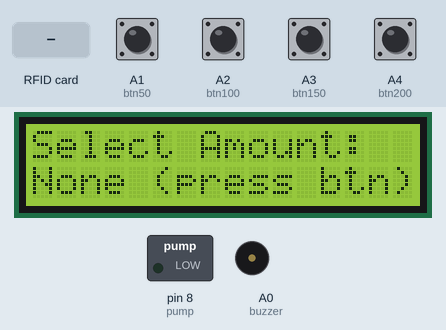
Recording of a sketch running on a simulated Arduino Uno, built with avr-gcc and run on an emulated ATmega328P. Parts: 16×2 character LCD, switched loads named in the sketch (green lamp = pin HIGH), buzzer (waves = sounding). The inputs (shaded band) are chosen by the test bench; at power-on: A1 (btn50), A2 (btn100), A3 (btn150), A4 (btn200) HIGH. Pins used as bus, display or sensor lines are not drawn.

Above: at 3.3 s.
3.4 s: RFID card DE AD BE EF held to the reader
At 5.2 s:
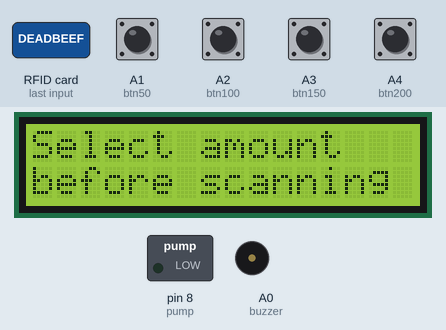
6.4 s: A1 (btn50) pulled LOW for 1 s
At 8.4 s:
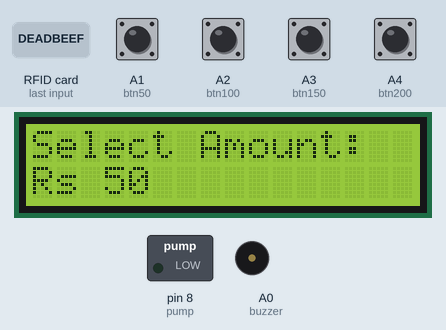
8.9 s: RFID card 5E 7A 19 C4 held to the reader
At 11.1 s:
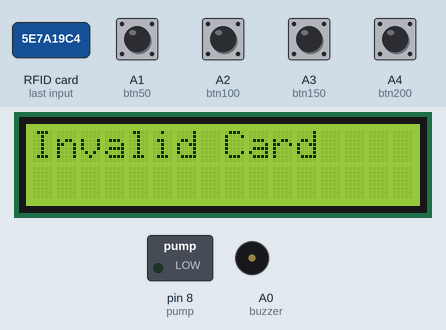
11.9 s: RFID card DE AD BE EF held to the reader
At 13.3 s:
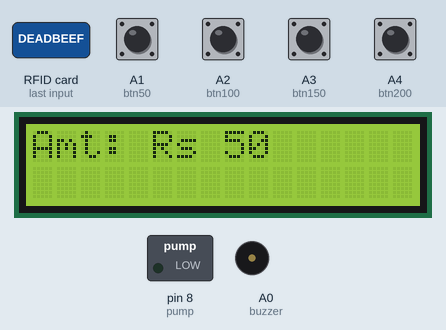
Timing chart, 0 to 21.0 s (numbered marks = the images above; inputs shaded):
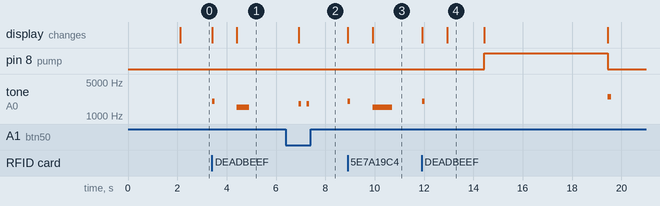

The sketch:

RFID_automated09CODE.ino
```cpp
#include <SPI.h>
#include <MFRC522.h>
#include <LiquidCrystal.h>

// RFID pins
#define SS_PIN 10
#define RST_PIN 9
MFRC522 rfid(SS_PIN, RST_PIN);

// LCD: RS, EN, D4, D5, D6, D7
LiquidCrystal lcd(7, 6, 5, 4, 3, 2);

// Output pins
int pump   = 8;
int buzzer = A0;

// Button pins
int btn50  = A1;
int btn100 = A2;
int btn150 = A3;
int btn200 = A4;

// Selected amount
int selectedAmount = 0;

// ---- CHANGE THIS TO YOUR CARD UID ----
// Example 4-byte UID (you MUST replace with your card UID)
byte validCard[4] = {0xDE, 0xAD, 0xBE, 0xEF};
// --------------------------------------

// Pump times for each amount (in milliseconds)
// Adjust based on your pump speed
int time50  = 5000;   // 5 seconds for Rs 50
int time100 = 10000;  // 10 seconds for Rs 100
int time150 = 15000;  // 15 seconds for Rs 150
int time200 = 20000;  // 20 seconds for Rs 200

void setup() {
  Serial.begin(9600);
  SPI.begin();
  rfid.PCD_Init();

  lcd.begin(16, 2);

  pinMode(pump, OUTPUT);
  pinMode(buzzer, OUTPUT);
  digitalWrite(pump, LOW);

  // Buttons with internal pull-up
  pinMode(btn50,  INPUT_PULLUP);
  pinMode(btn100, INPUT_PULLUP);
  pinMode(btn150, INPUT_PULLUP);
  pinMode(btn200, INPUT_PULLUP);

  lcd.setCursor(0, 0);
  lcd.print("RFID PETROL PUMP");
  lcd.setCursor(0, 1);
  lcd.print("Select Amt & Scan");
  delay(2000);
  lcd.clear();
  showSelection();
}

void loop() {
  // 1) Check buttons for amount selection
  checkButtons();

  // 2) Check for RFID card
  if (!rfid.PICC_IsNewCardPresent()) return;
  if (!rfid.PICC_ReadCardSerial())  return;

  lcd.clear();
  lcd.print("Card Detected");
  tone(buzzer, 2000, 100);
  delay(1000);

  // Check if it is the valid card
  if (compareUID(rfid.uid.uidByte, validCard)) {
    if (selectedAmount == 0) {
      lcd.clear();
      lcd.print("Select amount");
      lcd.setCursor(0, 1);
      lcd.print("before scanning");
      tone(buzzer, 1500, 500);
      delay(2500);
    } else {
      // Valid card and amount selected
      int pumpTime = getPumpTime(selectedAmount);

      if (pumpTime > 0) {
        lcd.clear();
        lcd.print("Amt: Rs ");
        lcd.print(selectedAmount);
        delay(1500);

        lcd.clear();
        lcd.print("Dispensing...");
        digitalWrite(pump, HIGH);
        delay(pumpTime);
        digitalWrite(pump, LOW);

        tone(buzzer, 2500, 150);
        lcd.clear();
        lcd.print("Done: Rs ");
        lcd.print(selectedAmount);
        delay(3000);
      } else {
        lcd.clear();
        lcd.print("Invalid amount");
        tone(buzzer, 1000, 500);
        delay(2000);
      }
    }
  } else {
    lcd.clear();
    lcd.print("Invalid Card");
    tone(buzzer, 1500, 800);
    delay(2000);
  }

  lcd.clear();
  showSelection(); // show current selected amount

  // Halt PICC
  rfid.PICC_HaltA();
  rfid.PCD_StopCrypto1();
}

// ---------------- Helper Functions ----------------

// Check which button is pressed to set amount
void checkButtons() {
  if (digitalRead(btn50) == LOW) {
    selectedAmount = 50;
    beepAndShow();
  }
  else if (digitalRead(btn100) == LOW) {
    selectedAmount = 100;
    beepAndShow();
  }
  else if (digitalRead(btn150) == LOW) {
    selectedAmount = 150;
    beepAndShow();
  }
  else if (digitalRead(btn200) == LOW) {
    selectedAmount = 200;
    beepAndShow();
  }
}

// Small function to refresh LCD when amount changes
void beepAndShow() {
  tone(buzzer, 1800, 100);
  lcd.clear();
  showSelection();
  delay(300);   // debounce delay
}

// Display selected amount on LCD
void showSelection() {
  lcd.setCursor(0, 0);
  lcd.print("Select Amount:");
  lcd.setCursor(0, 1);
  if (selectedAmount == 0) {
    lcd.print("None (press btn)");
  } else {
    lcd.print("Rs ");
    lcd.print(selectedAmount);
  }
}

// Compare scanned UID to stored UID
boolean compareUID(byte *scanUID, byte *storedUID) {
  for (byte i = 0; i < 4; i++) {
    if (scanUID[i] != storedUID[i]) {
      return false;
    }
  }
  return true;
}

// Convert amount to pump time
int getPumpTime(int amount) {
  switch (amount) {
    case 50:  return time50;
    case 100: return time100;
    case 150: return time150;
    case 200: return time200;
    default:  return 0;
  }
}
```

Measured:
- after the input at 3.4 s, tone on A0 (buzzer): silent → 2000 Hz at once, → silent 0.10 s later, → 1500 Hz 0.91 s later, → silent 0.50 s later; the display: first changes at once (image 1 shows a later state)
- after the input at 6.4 s, tone on A0 (buzzer): alternates 1800 Hz for 0.10 s and silent for 0.23 s, 4 changes in all, then stays silent, starting after 0.52 s; the display: first differs from a run without the input after 0.53 s (image 2)
- after the input at 8.9 s, tone on A0 (buzzer): silent → 2000 Hz at once, → silent 0.10 s later, → 1500 Hz 0.90 s later, → silent 0.80 s later; the display: first changes at once (image 3 shows a later state)
- after the input at 11.9 s, pin 8 (pump): LOW → HIGH after 2.5 s, → LOW 5.0 s later; tone on A0 (buzzer): silent → 2000 Hz at once, → silent 0.10 s later, → 2500 Hz 7.4 s later, → silent 0.15 s later; the display: first differs from a run without the input at once (image 4 shows a later state)
